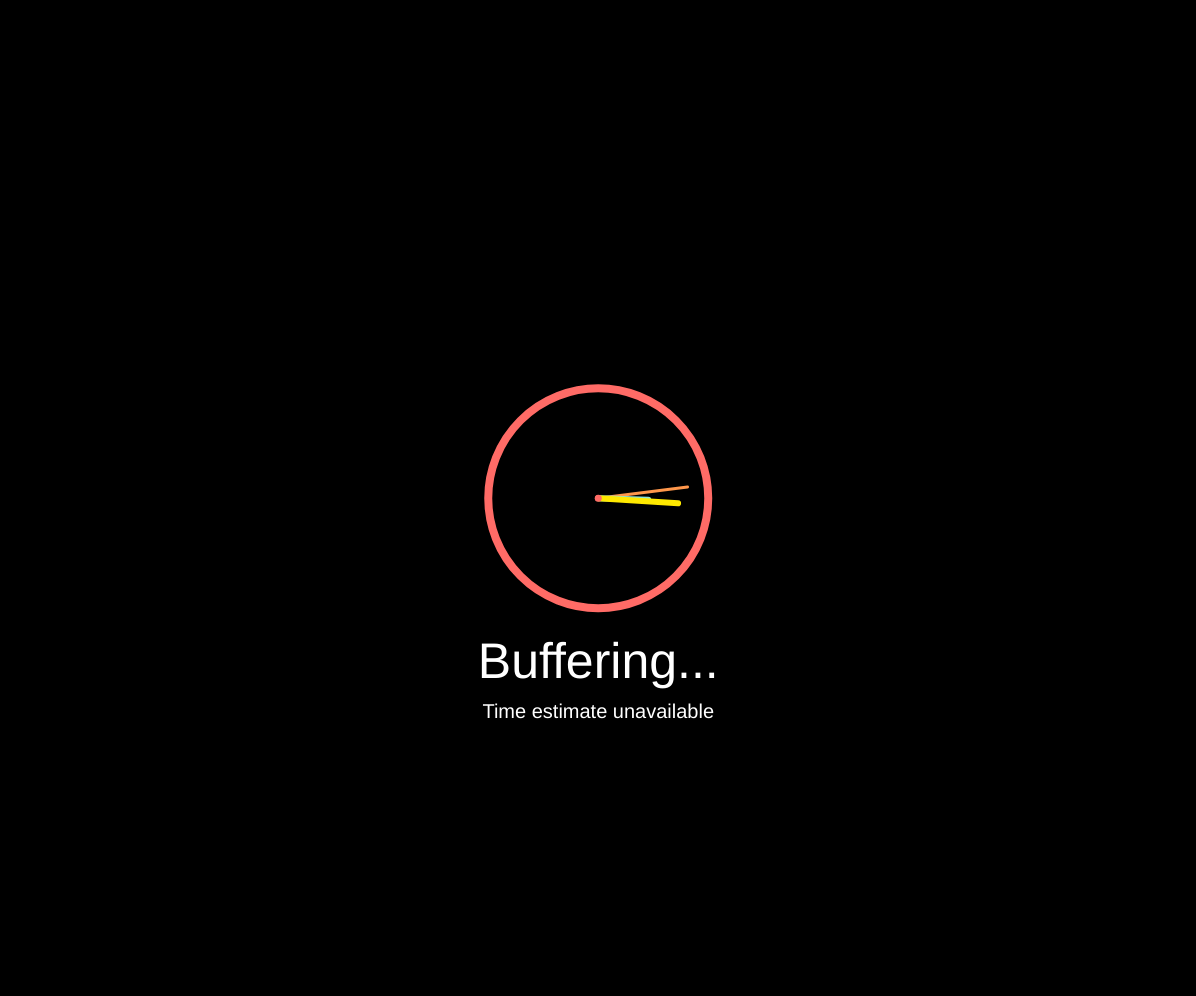
Frame 1 (no input)
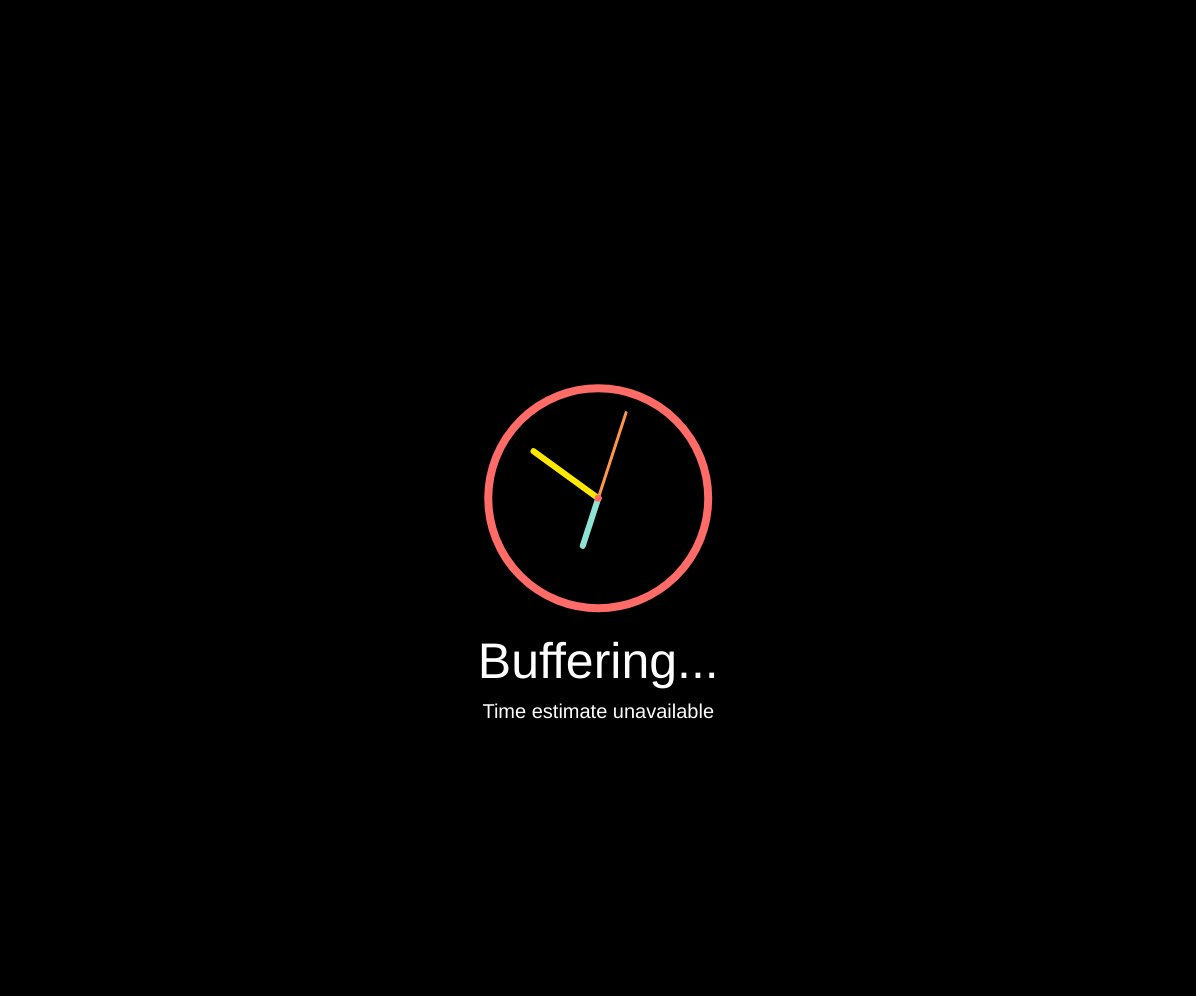
Frame 60 (no input)
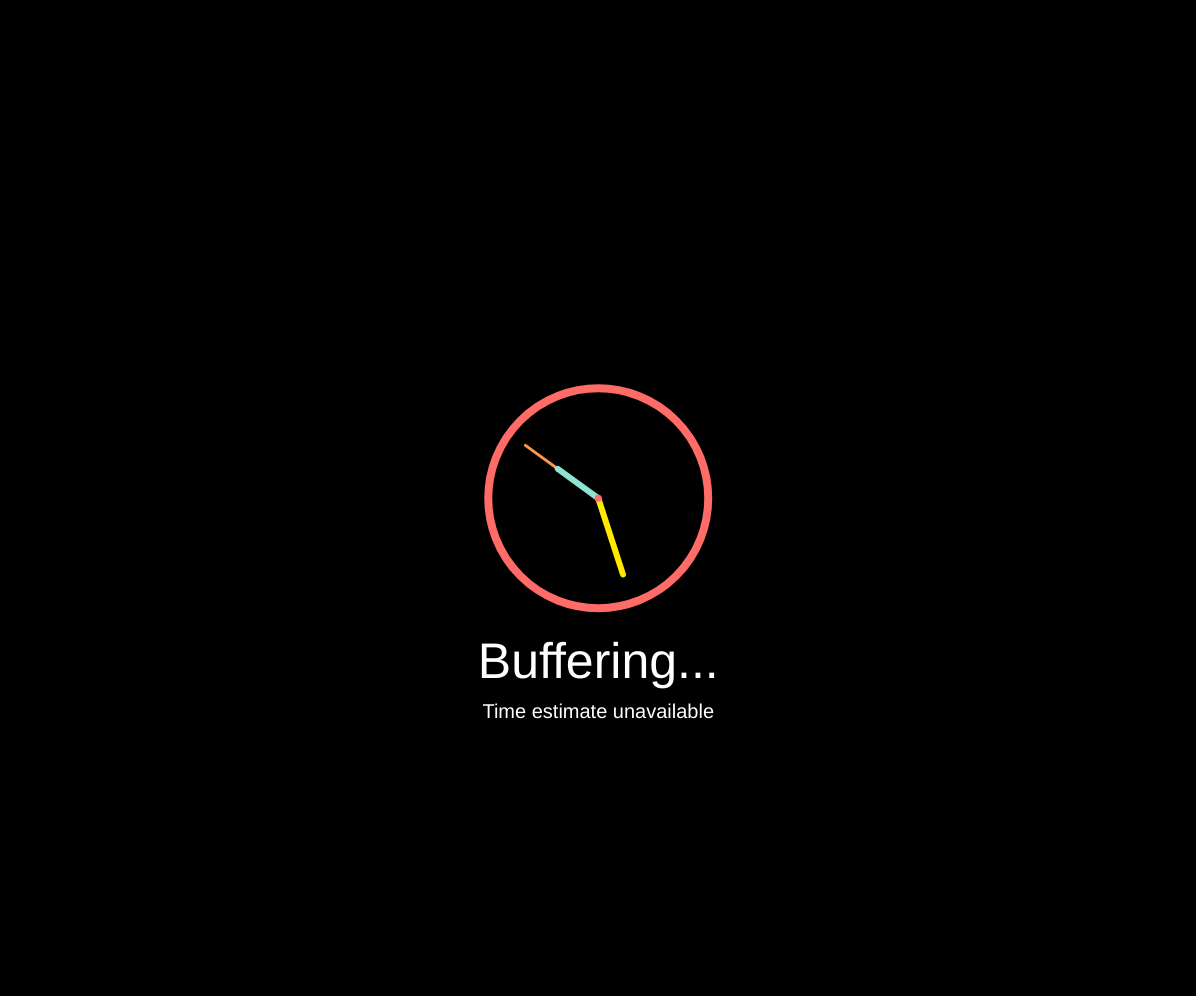
Frame 120 (the mouse pressed at the canvas centre since frame 60)

The p5.js sketch that drew these frames (run headless with seeded random() and noise() and a simulated clock; from frame 60 on, the mouse is pressed at the canvas centre):

// p5.js sketch
// ── sketch.js
function setup() {
createCanvas(windowWidth-3.51,windowHeight-3.51); //Canvas without scrollbars
}

function draw() {
background(0,0,0); //black background
frameRate(144); //Framerate (higher=smoother), my monitor can't show above 144
ellipseMode(CENTER); //centering center of circle to x,y
translate(width/2,height/2); //translating everything to the center of screen

//drawing the outer ellipse
push();
stroke(255,107,102);
noFill();
strokeWeight(8);
ellipse(0, 0, 220, 220);
pop();

//drawing the dials, see 'clockdial' function further down for reference
clockdial(3,90,255,151,75,-50); //seconds
clockdial(6,50,142,227,213,200); //hours
clockdial(6,80,255,233,0,100); //minutes

/*Quick note: I tried to calculate the speeds to match that of a real clock,
but that doesn't give the 'throbber' like effect. This is the
reasoning behind the second dial going backwards, and unmatching speeds.*/

//drawing a point to fill the center of the dials
push();
stroke(255,107,102);
strokeWeight(7);
point(0,0)
pop();

//buffering text
textSize(50);
textAlign(CENTER);
fill(255,255,255);
text('Buffering...',0,180);
textSize(20);
text('Time estimate unavailable',0,220);
}

//Below is the clockdialfunction, with the variables seen above
function clockdial(mass, x2, red, green, blue, speed) {
push();
var rotationspeed = 360/speed*(frameCount%speed); //speed of rotation
rotate(radians(rotationspeed)); //rotation
stroke(red, green, blue); //color of dial
strokeWeight(mass); //mass of dial
line(0,0,x2,0); //the actual dial
pop();
}

function windowResized() {
  setup(); //resizing canvas to windowsize
}
